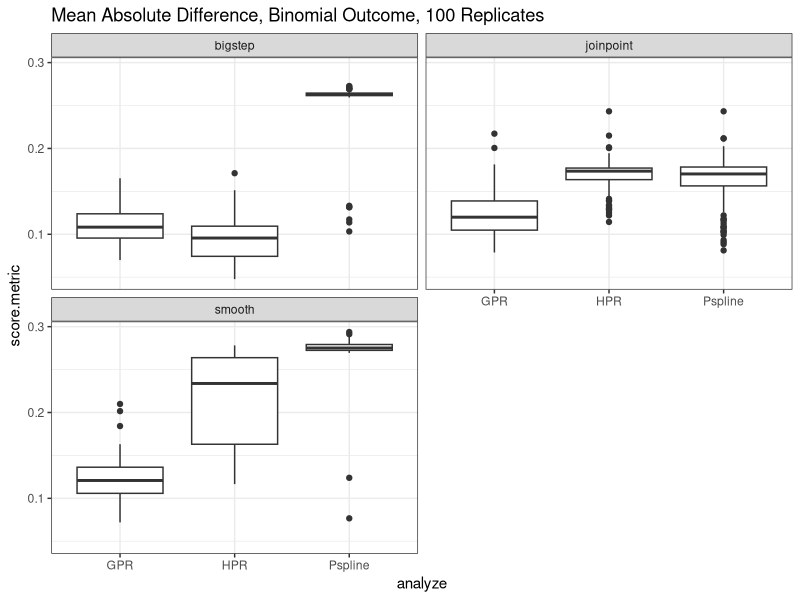
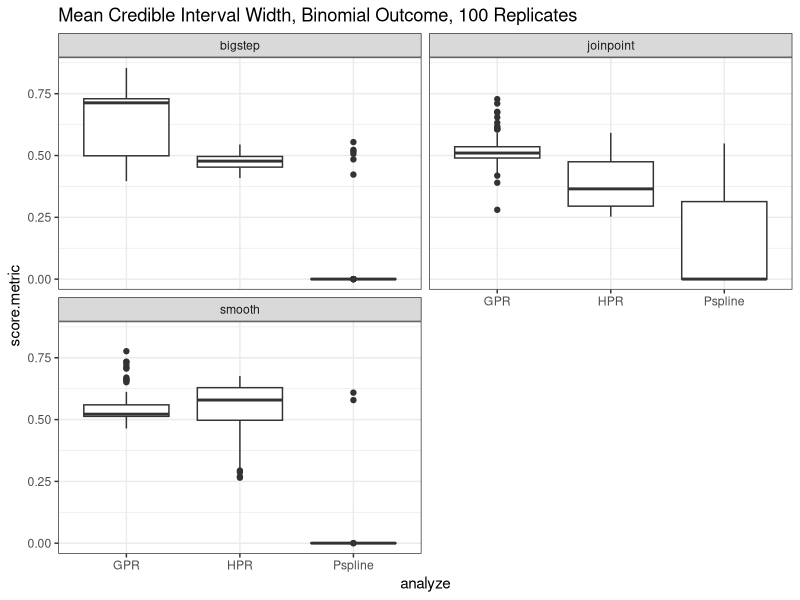
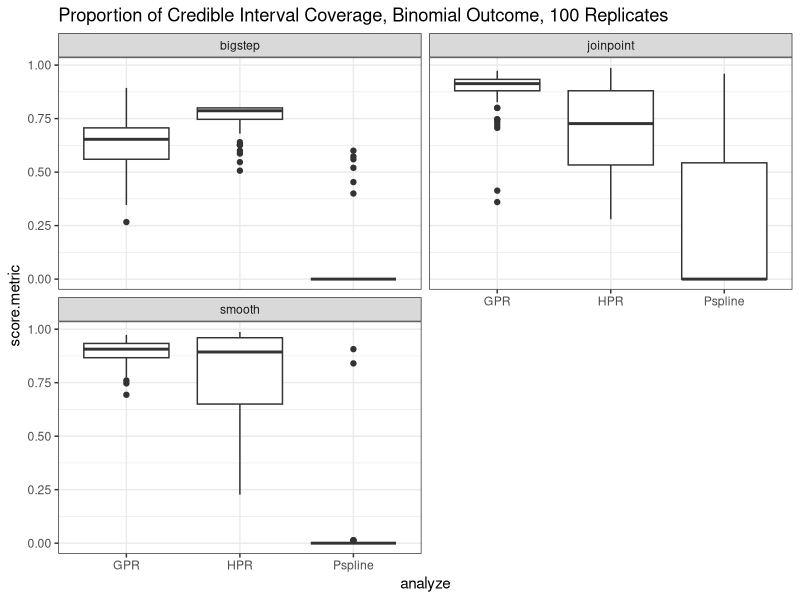
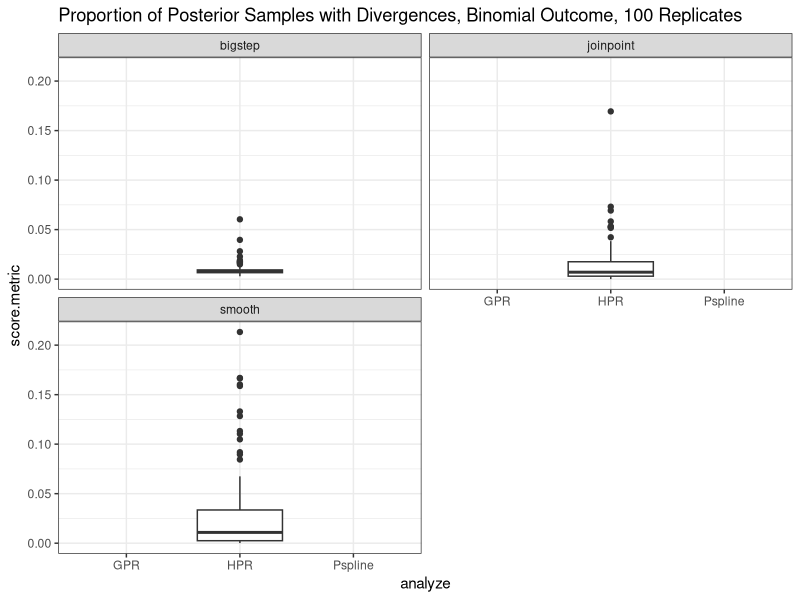
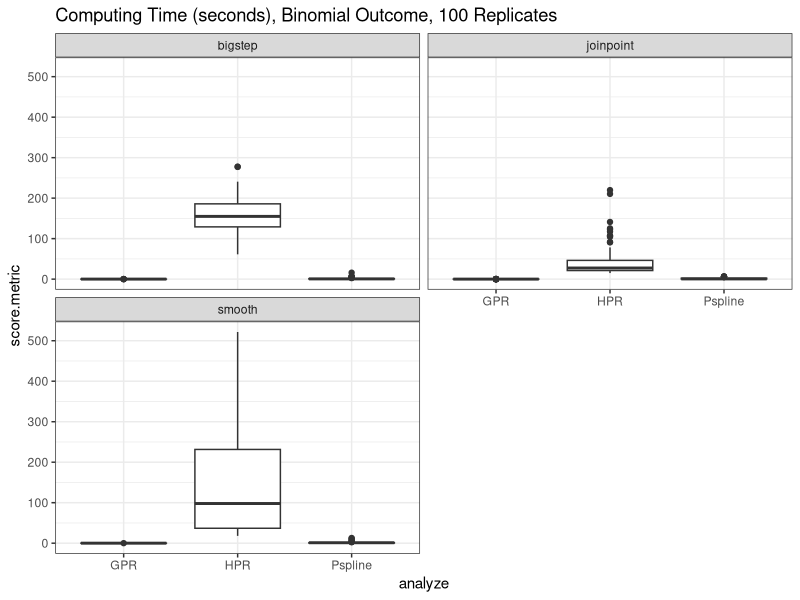
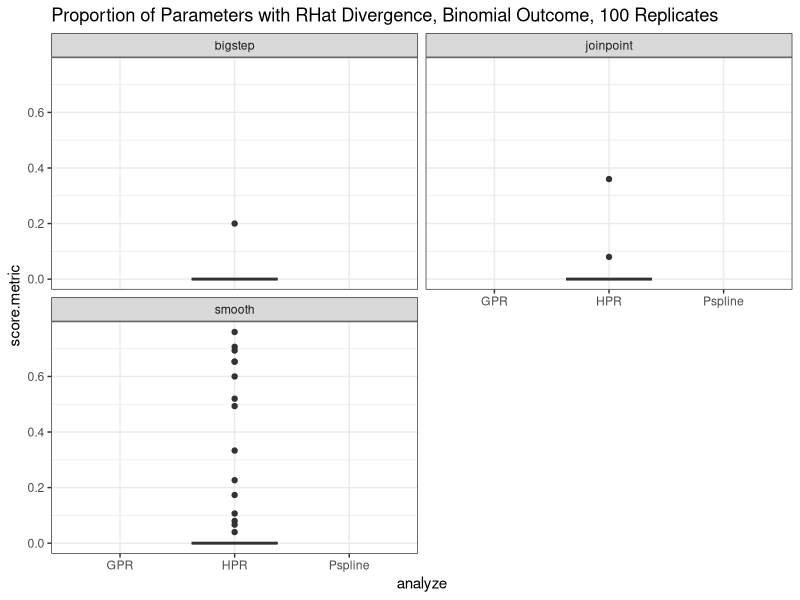
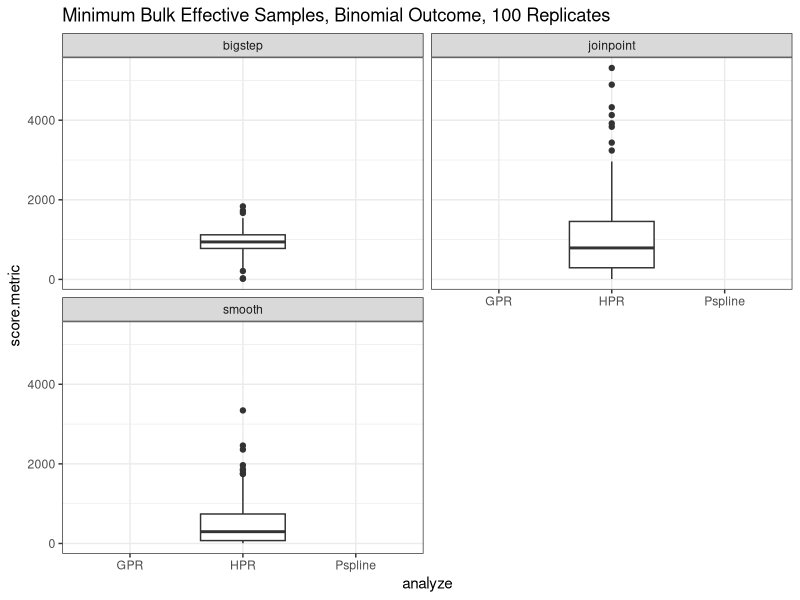
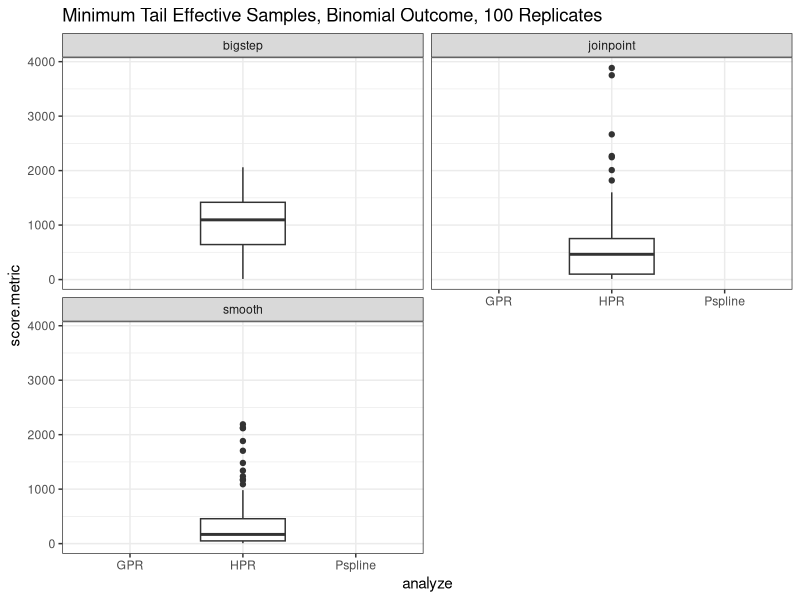

Write the R code that produced these figures, in order.
## ---- chunk 1
knitr::opts_chunk$set(echo = TRUE)
library(tidyverse)

binomial_results <- read_csv("binomial_results.csv")
binomial_aug_results <- read_csv("binomial_aug_results.csv")
poisson_results <- read_csv("poisson_results.csv")
poisson_aug_results <- read_csv("poisson_aug_results.csv")
gaussian_results <- read_csv("gaussian_results.csv")
gaussian_aug_results <- read_csv("gaussian_aug_results.csv")
monotonic_results <- read_csv("monotonic_results.csv")
plm_results <- read_csv("plm_results.csv")
## ---- chunk 2
ggplot(data = filter(binomial_results, score=="mad")) + geom_boxplot(aes(x = analyze, y = score.metric)) + facet_wrap(~ simulate, nrow = 2) + theme_bw() + ggtitle("Mean Absolute Difference, Binomial Outcome, 100 Replicates")

ggplot(data = filter(binomial_results, score=="width")) + geom_boxplot(aes(x = analyze, y = score.metric)) + facet_wrap(~ simulate, nrow = 2) + theme_bw() + ggtitle("Mean Credible Interval Width, Binomial Outcome, 100 Replicates")

ggplot(data = filter(binomial_results, score=="cover")) + geom_boxplot(aes(x = analyze, y = score.metric)) + facet_wrap(~ simulate, nrow = 2) + theme_bw() + ggtitle("Proportion of Credible Interval Coverage, Binomial Outcome, 100 Replicates")

ggplot(data = filter(binomial_results, score=="div")) + geom_boxplot(aes(x = analyze, y = score.metric)) + facet_wrap(~ simulate, nrow = 2) + theme_bw() + ggtitle("Proportion of Posterior Samples with Divergences, Binomial Outcome, 100 Replicates")

ggplot(data = filter(binomial_results, score=="time")) + geom_boxplot(aes(x = analyze, y = score.metric)) + facet_wrap(~ simulate, nrow = 2) + theme_bw() + ggtitle("Computing Time (seconds), Binomial Outcome, 100 Replicates")

ggplot(data = filter(binomial_results, score=="rhat")) + geom_boxplot(aes(x = analyze, y = score.metric)) + facet_wrap(~ simulate, nrow = 2) + theme_bw() + ggtitle("Proportion of Parameters with RHat Divergence, Binomial Outcome, 100 Replicates")

ggplot(data = filter(binomial_results, score=="min_samp_bulk")) + geom_boxplot(aes(x = analyze, y = score.metric)) + facet_wrap(~ simulate, nrow = 2) + theme_bw() + ggtitle("Minimum Bulk Effective Samples, Binomial Outcome, 100 Replicates")

ggplot(data = filter(binomial_results, score=="min_samp_tail")) + geom_boxplot(aes(x = analyze, y = score.metric)) + facet_wrap(~ simulate, nrow = 2) + theme_bw() + ggtitle("Minimum Tail Effective Samples, Binomial Outcome, 100 Replicates")

ggplot(data = filter(binomial_results, score=="treedepth")) + geom_boxplot(aes(x = analyze, y = score.metric)) + facet_wrap(~ simulate, nrow = 2) + theme_bw() + ggtitle("Proportion of Posterior Samples with Treedepth Warnings, Binomial Outcome, 100 Replicates")
## ---- chunk 3
ggplot(data = filter(poisson_results, score=="mad")) + geom_boxplot(aes(x = analyze, y = score.metric)) + facet_wrap(~ simulate, nrow = 2) + theme_bw() + ggtitle("Mean Absolute Difference, Poisson Outcome, 100 Replicates")

ggplot(data = filter(poisson_results, score=="width")) + geom_boxplot(aes(x = analyze, y = score.metric)) + facet_wrap(~ simulate, nrow = 2) + theme_bw() + ggtitle("Mean Credible Interval Width, Poisson Outcome, 100 Replicates") + coord_cartesian(ylim = c(0, 10))

ggplot(data = filter(poisson_results, score=="cover")) + geom_boxplot(aes(x = analyze, y = score.metric)) + facet_wrap(~ simulate, nrow = 2) + theme_bw() + ggtitle("Proportion of Credible Interval Coverage, Poisson Outcome, 100 Replicates")

ggplot(data = filter(poisson_results, score=="div")) + geom_boxplot(aes(x = analyze, y = score.metric)) + facet_wrap(~ simulate, nrow = 2) + theme_bw() + ggtitle("Proportion of Posterior Samples with Divergences, Poisson Outcome, 100 Replicates")

ggplot(data = filter(poisson_results, score=="time")) + geom_boxplot(aes(x = analyze, y = score.metric)) + facet_wrap(~ simulate, nrow = 2) + theme_bw() + ggtitle("Computing Time (seconds), Poisson Outcome, 100 Replicates")

ggplot(data = filter(poisson_results, score=="rhat")) + geom_boxplot(aes(x = analyze, y = score.metric)) + facet_wrap(~ simulate, nrow = 2) + theme_bw() + ggtitle("Proportion of Parameters with RHat Divergence, Poisson Outcome, 100 Replicates")

ggplot(data = filter(poisson_results, score=="min_samp_bulk")) + geom_boxplot(aes(x = analyze, y = score.metric)) + facet_wrap(~ simulate, nrow = 2) + theme_bw() + ggtitle("Minimum Bulk Effective Samples, Poisson Outcome, 100 Replicates")

ggplot(data = filter(poisson_results, score=="min_samp_tail")) + geom_boxplot(aes(x = analyze, y = score.metric)) + facet_wrap(~ simulate, nrow = 2) + theme_bw() + ggtitle("Minimum Tail Effective Samples, Poisson Outcome, 100 Replicates")

ggplot(data = filter(poisson_results, score=="treedepth")) + geom_boxplot(aes(x = analyze, y = score.metric)) + facet_wrap(~ simulate, nrow = 2) + theme_bw() + ggtitle("Proportion of Posterior Samples with Treedepth Warnings, Poisson Outcome, 100 Replicates")
## ---- chunk 4
ggplot(data = filter(gaussian_results, score=="mad")) + geom_boxplot(aes(x = analyze, y = score.metric)) + facet_wrap(~ simulate, nrow = 2) + theme_bw() + ggtitle("Mean Absolute Difference, Gaussian Outcome, 100 Replicates")

ggplot(data = filter(gaussian_results, score=="width")) + geom_boxplot(aes(x = analyze, y = score.metric)) + facet_wrap(~ simulate, nrow = 2) + theme_bw() + ggtitle("Mean Credible Interval Width, Gaussian Outcome, 100 Replicates")

ggplot(data = filter(gaussian_results, score=="cover")) + geom_boxplot(aes(x = analyze, y = score.metric)) + facet_wrap(~ simulate, nrow = 2) + theme_bw() + ggtitle("Proportion of Credible Interval Coverage, Gaussian Outcome, 100 Replicates")

ggplot(data = filter(gaussian_results, score=="div")) + geom_boxplot(aes(x = analyze, y = score.metric)) + facet_wrap(~ simulate, nrow = 2) + theme_bw() + ggtitle("Proportion of Posterior Samples with Divergences, Gaussian Outcome, 100 Replicates")

ggplot(data = filter(gaussian_results, score=="time")) + geom_boxplot(aes(x = analyze, y = score.metric)) + facet_wrap(~ simulate, nrow = 2) + theme_bw() + ggtitle("Computing Time (seconds), Gaussian Outcome, 100 Replicates")

ggplot(data = filter(gaussian_results, score=="rhat")) + geom_boxplot(aes(x = analyze, y = score.metric)) + facet_wrap(~ simulate, nrow = 2) + theme_bw() + ggtitle("Proportion of Parameters with RHat Divergence, Gaussian Outcome, 100 Replicates")

ggplot(data = filter(gaussian_results, score=="min_samp_bulk")) + geom_boxplot(aes(x = analyze, y = score.metric)) + facet_wrap(~ simulate, nrow = 2) + theme_bw() + ggtitle("Minimum Bulk Effective Samples, Gaussian Outcome, 100 Replicates")

ggplot(data = filter(gaussian_results, score=="min_samp_tail")) + geom_boxplot(aes(x = analyze, y = score.metric)) + facet_wrap(~ simulate, nrow = 2) + theme_bw() + ggtitle("Minimum Tail Effective Samples, Gaussian Outcome, 100 Replicates")

ggplot(data = filter(gaussian_results, score=="treedepth")) + geom_boxplot(aes(x = analyze, y = score.metric)) + facet_wrap(~ simulate, nrow = 2) + theme_bw() + ggtitle("Proportion of Posterior Samples with Treedepth Warnings, Gaussian Outcome, 100 Replicates")
## ---- chunk 5
ggplot(data = filter(monotonic_results, score=="mad")) + geom_boxplot(aes(x = analyze, y = score.metric)) + facet_wrap(~ simulate, nrow = 2) + theme_bw() + ggtitle("Mean Absolute Difference, Monotonic Outcome, 100 Replicates")

ggplot(data = filter(monotonic_results, score=="width")) + geom_boxplot(aes(x = analyze, y = score.metric)) + facet_wrap(~ simulate, nrow = 2) + theme_bw() + ggtitle("Mean Credible Interval Width, Monotonic Outcome, 100 Replicates")

ggplot(data = filter(monotonic_results, score=="cover")) + geom_boxplot(aes(x = analyze, y = score.metric)) + facet_wrap(~ simulate, nrow = 2) + theme_bw() + ggtitle("Proportion of Credible Interval Coverage, Monotonic Outcome, 100 Replicates")

ggplot(data = filter(monotonic_results, score=="div")) + geom_boxplot(aes(x = analyze, y = score.metric)) + facet_wrap(~ simulate, nrow = 2) + theme_bw() + ggtitle("Proportion of Posterior Samples with Divergences, Monotonic Outcome, 100 Replicates")

ggplot(data = filter(monotonic_results, score=="time")) + geom_boxplot(aes(x = analyze, y = score.metric)) + facet_wrap(~ simulate, nrow = 2) + theme_bw() + ggtitle("Computing Time (seconds), Monotonic Outcome, 100 Replicates")

ggplot(data = filter(monotonic_results, score=="rhat")) + geom_boxplot(aes(x = analyze, y = score.metric)) + facet_wrap(~ simulate, nrow = 2) + theme_bw() + ggtitle("Proportion of Parameters with RHat Divergence, Monotonic Outcome, 100 Replicates")

ggplot(data = filter(monotonic_results, score=="min_samp_bulk")) + geom_boxplot(aes(x = analyze, y = score.metric)) + facet_wrap(~ simulate, nrow = 2) + theme_bw() + ggtitle("Minimum Bulk Effective Samples, Monotonic Outcome, 100 Replicates")

ggplot(data = filter(monotonic_results, score=="min_samp_tail")) + geom_boxplot(aes(x = analyze, y = score.metric)) + facet_wrap(~ simulate, nrow = 2) + theme_bw() + ggtitle("Minimum Tail Effective Samples, Monotonic Outcome, 100 Replicates")

ggplot(data = filter(monotonic_results, score=="treedepth")) + geom_boxplot(aes(x = analyze, y = score.metric)) + facet_wrap(~ simulate, nrow = 2) + theme_bw() + ggtitle("Proportion of Posterior Samples with Treedepth Warnings, Monotonic Outcome, 100 Replicates")
## ---- chunk 6
ggplot(data = filter(plm_results, score=="mad_adj")) + geom_boxplot(aes(x = analyze, y = score.metric)) + facet_wrap(~ simulate, nrow = 2) + theme_bw() + ggtitle("Mean Absolute Difference, Gaussian PLM, 100 Replicates")

ggplot(data = filter(plm_results, score=="width")) + geom_boxplot(aes(x = analyze, y = score.metric)) + facet_wrap(~ simulate, nrow = 2) + theme_bw() + ggtitle("Mean Credible Interval Width, Gaussian PLM, 100 Replicates")

ggplot(data = filter(plm_results, score=="cover_adj")) + geom_boxplot(aes(x = analyze, y = score.metric)) + facet_wrap(~ simulate, nrow = 2) + theme_bw() + ggtitle("Proportion of Credible Interval Coverage, Gaussian PLM, 100 Replicates")

ggplot(data = filter(plm_results, score=="div")) + geom_boxplot(aes(x = analyze, y = score.metric)) + facet_wrap(~ simulate, nrow = 2) + theme_bw() + ggtitle("Proportion of Posterior Samples with Divergences, Gaussian PLM, 100 Replicates")

ggplot(data = filter(plm_results, score=="time")) + geom_boxplot(aes(x = analyze, y = score.metric)) + facet_wrap(~ simulate, nrow = 2) + theme_bw() + ggtitle("Computing Time (seconds), Gaussian PLM, 100 Replicates")

ggplot(data = filter(plm_results, score=="rhat")) + geom_boxplot(aes(x = analyze, y = score.metric)) + facet_wrap(~ simulate, nrow = 2) + theme_bw() + ggtitle("Proportion of Parameters with RHat Divergence, Gaussian PLM, 100 Replicates")

ggplot(data = filter(plm_results, score=="min_samp_bulk")) + geom_boxplot(aes(x = analyze, y = score.metric)) + facet_wrap(~ simulate, nrow = 2) + theme_bw() + ggtitle("Minimum Bulk Effective Samples, Gaussian PLM, 100 Replicates")

ggplot(data = filter(plm_results, score=="min_samp_tail")) + geom_boxplot(aes(x = analyze, y = score.metric)) + facet_wrap(~ simulate, nrow = 2) + theme_bw() + ggtitle("Minimum Tail Effective Samples, Gaussian PLM, 100 Replicates")

ggplot(data = filter(plm_results, score=="treedepth")) + geom_boxplot(aes(x = analyze, y = score.metric)) + facet_wrap(~ simulate, nrow = 2) + theme_bw() + ggtitle("Proportion of Posterior Samples with Treedepth Warnings, Gaussian PLM, 100 Replicates")

ggplot(data = filter(plm_results, score=="beta1_bias")) + geom_boxplot(aes(x = analyze, y = score.metric)) + facet_wrap(~ simulate, nrow = 2) + theme_bw() + ggtitle("Bias of Beta 1, Gaussian PLM, 100 Replicates")

ggplot(data = filter(plm_results, score=="beta1_cover")) + geom_boxplot(aes(x = analyze, y = score.metric)) + facet_wrap(~ simulate, nrow = 2) + theme_bw() + ggtitle("Coverage of Beta 1, Gaussian PLM, 100 Replicates")

ggplot(data = filter(plm_results, score=="beta2_bias")) + geom_boxplot(aes(x = analyze, y = score.metric)) + facet_wrap(~ simulate, nrow = 2) + theme_bw() + ggtitle("Bias of Beta 2, Gaussian PLM, 100 Replicates")

ggplot(data = filter(plm_results, score=="beta2_cover")) + geom_boxplot(aes(x = analyze, y = score.metric)) + facet_wrap(~ simulate, nrow = 2) + theme_bw() + ggtitle("Coverage of Beta 2, Gaussian PLM, 100 Replicates")

ggplot(data = filter(plm_results, score=="beta3_bias")) + geom_boxplot(aes(x = analyze, y = score.metric)) + facet_wrap(~ simulate, nrow = 2) + theme_bw() + ggtitle("Bias of Beta 3, Gaussian PLM, 100 Replicates")

ggplot(data = filter(plm_results, score=="beta3_cover")) + geom_boxplot(aes(x = analyze, y = score.metric)) + facet_wrap(~ simulate, nrow = 2) + theme_bw() + ggtitle("Coverage of Beta 3, Gaussian PLM, 100 Replicates")

ggplot(data = filter(plm_results, score=="beta4_bias")) + geom_boxplot(aes(x = analyze, y = score.metric)) + facet_wrap(~ simulate, nrow = 2) + theme_bw() + ggtitle("Bias of Beta 4, Gaussian PLM, 100 Replicates")

ggplot(data = filter(plm_results, score=="beta4_cover")) + geom_boxplot(aes(x = analyze, y = score.metric)) + facet_wrap(~ simulate, nrow = 2) + theme_bw() + ggtitle("Coverage of Beta 4, Gaussian PLM, 100 Replicates")

